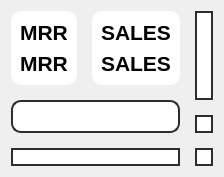
      <widget class="QWidget" name="stackedWidgetSales">
       <layout class="QGridLayout" name="gridLayout_41">
        <property name="spacing">
         <number>15</number>
        </property>
        <item row="0" column="0">
         <widget class="QWidget" name="widget_16" native="true">
          <property name="styleSheet">
           <string notr="true">background-color: rgb(255, 255, 255);
border-radius : 10px;</string>
          </property>
          <layout class="QGridLayout" name="gridLayout_26">
           <item row="0" column="0">
            <layout class="QVBoxLayout" name="verticalLayout">
             <item alignment="Qt::AlignHCenter">
              <widget class="QLabel" name="labelTitleMRR">
               <property name="styleSheet">
                <string notr="true">color: rgb(0, 0, 0);</string>
               </property>
               <property name="text">
                <string>&lt;html&gt;&lt;head/&gt;&lt;body&gt;&lt;p align=&quot;center&quot;&gt;&lt;span style=&quot; font-size:16pt; font-weight:600;&quot;&gt;MRR&lt;/span&gt;&lt;/p&gt;&lt;/body&gt;&lt;/html&gt;</string>
               </property>
              </widget>
             </item>
             <item>
              <widget class="QLabel" name="labelMRR">
               <property name="text">
                <string>&lt;html&gt;&lt;head/&gt;&lt;body&gt;&lt;p align=&quot;center&quot;&gt;&lt;span style=&quot; font-size:16pt; font-weight:600;&quot;&gt;MRR&lt;/span&gt;&lt;/p&gt;&lt;/body&gt;&lt;/html&gt;</string>
               </property>
              </widget>
             </item>
            </layout>
           </item>
          </layout>
         </widget>
        </item>
        <item row="0" column="1">
         <widget class="QWidget" name="widget_17" native="true">
          <property name="styleSheet">
           <string notr="true">background-color: rgb(255, 255, 255);
border-radius : 10px;</string>
          </property>
          <layout class="QGridLayout" name="gridLayout_40">
           <item row="0" column="0">
            <layout class="QVBoxLayout" name="verticalLayout_6">
             <item alignment="Qt::AlignHCenter">
              <widget class="QLabel" name="labelTitleNumberofSales">
               <property name="styleSheet">
                <string notr="true">color: rgb(0, 0, 0);</string>
               </property>
               <property name="text">
                <string>&lt;html&gt;&lt;head/&gt;&lt;body&gt;&lt;p align=&quot;center&quot;&gt;&lt;span style=&quot; font-size:16pt; font-weight:600;&quot;&gt;SALES&lt;/span&gt;&lt;/p&gt;&lt;/body&gt;&lt;/html&gt;</string>
               </property>
              </widget>
             </item>
             <item>
              <widget class="QLabel" name="labelNumberofSales">
               <property name="text">
                <string>&lt;html&gt;&lt;head/&gt;&lt;body&gt;&lt;p align=&quot;center&quot;&gt;&lt;span style=&quot; font-size:16pt; font-weight:600;&quot;&gt;SALES&lt;/span&gt;&lt;/p&gt;&lt;/body&gt;&lt;/html&gt;</string>
               </property>
              </widget>
             </item>
            </layout>
           </item>
          </layout>
         </widget>
        </item>
        <item row="0" column="2" rowspan="2">
         <widget class="QWidget" name="widget_drinkherewego" native="true">
          <property name="styleSheet">
           <string notr="true">#widget_drinkherewego{background-color: rgb(255, 255, 255);
border: 2px solid  rgb(45, 45, 45);
border-radius : 10px;
}
</string>
          </property>
          <layout class="QGridLayout" name="gridLayout_14">
           <item row="0" column="0">
            <layout class="QVBoxLayout" name="verticalLayoutDrinkHereOrGo"/>
           </item>
          </layout>
         </widget>
        </item>
        <item row="1" column="0" rowspan="2" colspan="2">
         <widget class="QWidget" name="widget_salesbydate" native="true">
          <property name="styleSheet">
           <string notr="true">#widget_salesbydate{
background-color: rgb(255, 255, 255);
border: 2px solid  rgb(45, 45, 45);
border-radius : 10px;
}
</string>
          </property>
          <layout class="QGridLayout" name="gridLayout_12">
           <property name="leftMargin">
            <number>11</number>
           </property>
           <property name="topMargin">
            <number>11</number>
           </property>
           <property name="rightMargin">
            <number>11</number>
           </property>
           <property name="bottomMargin">
            <number>11</number>
           </property>
           <item row="0" column="0">
            <layout class="QVBoxLayout" name="verticalLayoutTotalSalesbyDates">
             <property name="spacing">
              <number>7</number>
             </property>
             <property name="rightMargin">
              <number>0</number>
             </property>
            </layout>
           </item>
          </layout>
         </widget>
        </item>
        <item row="2" column="2">
         <widget class="QWidget" name="widget_ratebyweek" native="true">
          <property name="styleSheet">
           <string notr="true">#widget_ratebyweek{background-color: rgb(255, 255, 255);
border: 2px solid  rgb(45, 45, 45);
border-radius : 10px;
}
</string>
          </property>
          <layout class="QGridLayout" name="gridLayout_16">
           <item row="0" column="0">
            <layout class="QVBoxLayout" name="verticalLayoutSalesGrowthRatebyWeek"/>
           </item>
          </layout>
         </widget>
        </item>
        <item row="3" column="0" colspan="2">
         <widget class="QWidget" name="widget_Partoftheday" native="true">
          <property name="styleSheet">
           <string notr="true">#widget_Partoftheday{background-color: rgb(255, 255, 255);
border: 2px solid  rgb(45, 45, 45);
border-radius : 10px;
}
</string>
          </property>
          <layout class="QGridLayout" name="gridLayout_13">
           <item row="0" column="0">
            <layout class="QVBoxLayout" name="verticalLayoutSalesGrowthRateByPartOfTheDays"/>
           </item>
          </layout>
         </widget>
        </item>
        <item row="3" column="2">
         <widget class="QWidget" name="widget_whichstore" native="true">
          <property name="styleSheet">
           <string notr="true">#widget_whichstore{background-color: rgb(255, 255, 255);
border: 2px solid  rgb(45, 45, 45);
border-radius : 10px;
}
</string>
          </property>
          <layout class="QGridLayout" name="gridLayout_17">
           <item row="0" column="0">
            <layout class="QVBoxLayout" name="verticalLayoutFromWhichStore"/>
           </item>
          </layout>
         </widget>
        </item>
       </layout>
      </widget>
